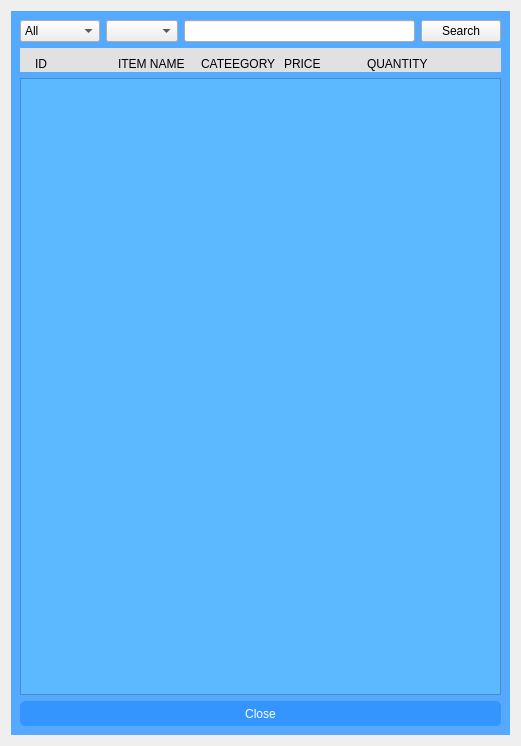
<?xml version="1.0" encoding="UTF-8"?>
<ui version="4.0">
 <class>AddOrderItem</class>
 <widget class="QWidget" name="AddOrderItem">
  <property name="geometry">
   <rect>
    <x>0</x>
    <y>0</y>
    <width>521</width>
    <height>746</height>
   </rect>
  </property>
  <property name="windowTitle">
   <string>Add To Cart</string>
  </property>
  <layout class="QVBoxLayout" name="verticalLayout">
   <item>
    <widget class="QWidget" name="window" native="true">
     <property name="styleSheet">
      <string notr="true">#window
{
	background-color: rgb(85, 170, 255)
}</string>
     </property>
     <layout class="QGridLayout" name="gridLayout">
      <property name="leftMargin">
       <number>9</number>
      </property>
      <property name="topMargin">
       <number>9</number>
      </property>
      <property name="rightMargin">
       <number>9</number>
      </property>
      <property name="bottomMargin">
       <number>9</number>
      </property>
      <item row="2" column="0">
       <widget class="QWidget" name="horizontalWidget" native="true">
        <property name="styleSheet">
         <string notr="true">background-color: rgb(225, 225, 225);
</string>
        </property>
        <layout class="QHBoxLayout" name="horizontalLayout_2">
         <property name="leftMargin">
          <number>15</number>
         </property>
         <property name="rightMargin">
          <number>1</number>
         </property>
         <property name="bottomMargin">
          <number>1</number>
         </property>
         <item>
          <widget class="QLabel" name="label_6">
           <property name="text">
            <string>ID</string>
           </property>
           <property name="margin">
            <number>0</number>
           </property>
          </widget>
         </item>
         <item>
          <widget class="QLabel" name="label_5">
           <property name="text">
            <string>ITEM NAME</string>
           </property>
          </widget>
         </item>
         <item>
          <widget class="QLabel" name="label_4">
           <property name="text">
            <string>CATEEGORY</string>
           </property>
          </widget>
         </item>
         <item>
          <widget class="QLabel" name="label_3">
           <property name="text">
            <string>PRICE</string>
           </property>
          </widget>
         </item>
         <item>
          <widget class="QLabel" name="label_2">
           <property name="maximumSize">
            <size>
             <width>100</width>
             <height>16777215</height>
            </size>
           </property>
           <property name="text">
            <string>QUANTITY</string>
           </property>
          </widget>
         </item>
         <item>
          <widget class="QLabel" name="label">
           <property name="minimumSize">
            <size>
             <width>50</width>
             <height>0</height>
            </size>
           </property>
           <property name="maximumSize">
            <size>
             <width>50</width>
             <height>16777215</height>
            </size>
           </property>
           <property name="text">
            <string/>
           </property>
          </widget>
         </item>
        </layout>
       </widget>
      </item>
      <item row="3" column="0">
       <widget class="QScrollArea" name="scrollArea">
        <property name="styleSheet">
         <string notr="true">#scrollArea,#scrollAreaWidgetContents
{
	background-color: rgb(92, 185, 255)
}</string>
        </property>
        <property name="widgetResizable">
         <bool>true</bool>
        </property>
        <widget class="QWidget" name="scrollAreaWidgetContents">
         <property name="geometry">
          <rect>
           <x>0</x>
           <y>0</y>
           <width>483</width>
           <height>618</height>
          </rect>
         </property>
         <layout class="QVBoxLayout" name="verticalLayout_2">
          <property name="leftMargin">
           <number>0</number>
          </property>
          <property name="topMargin">
           <number>0</number>
          </property>
          <property name="rightMargin">
           <number>0</number>
          </property>
          <property name="bottomMargin">
           <number>0</number>
          </property>
          <item>
           <widget class="QWidget" name="widget" native="true">
            <layout class="QVBoxLayout" name="verticalLayout_3">
             <property name="leftMargin">
              <number>0</number>
             </property>
             <property name="rightMargin">
              <number>0</number>
             </property>
             <property name="bottomMargin">
              <number>0</number>
             </property>
             <item>
              <layout class="QVBoxLayout" name="displayAddOrder"/>
             </item>
             <item>
              <spacer name="verticalSpacer">
               <property name="orientation">
                <enum>Qt::Vertical</enum>
               </property>
               <property name="sizeHint" stdset="0">
                <size>
                 <width>20</width>
                 <height>375</height>
                </size>
               </property>
              </spacer>
             </item>
            </layout>
           </widget>
          </item>
         </layout>
        </widget>
       </widget>
      </item>
      <item row="1" column="0">
       <layout class="QHBoxLayout" name="horizontalLayout">
        <item>
         <widget class="QComboBox" name="menuColumn">
          <item>
           <property name="text">
            <string>All</string>
           </property>
          </item>
          <item>
           <property name="text">
            <string>ID</string>
           </property>
          </item>
          <item>
           <property name="text">
            <string>Name</string>
           </property>
          </item>
          <item>
           <property name="text">
            <string>Category</string>
           </property>
          </item>
          <item>
           <property name="text">
            <string>Price</string>
           </property>
          </item>
         </widget>
        </item>
        <item>
         <widget class="QComboBox" name="categoryList"/>
        </item>
        <item>
         <widget class="QLineEdit" name="SearchTextBox"/>
        </item>
        <item>
         <widget class="QPushButton" name="btnSearch">
          <property name="text">
           <string>Search</string>
          </property>
         </widget>
        </item>
       </layout>
      </item>
      <item row="4" column="0">
       <widget class="QPushButton" name="pushButton">
        <property name="minimumSize">
         <size>
          <width>0</width>
          <height>25</height>
         </size>
        </property>
        <property name="styleSheet">
         <string notr="true">background-color: #3495fe;
color: white;
border-radius:5px;</string>
        </property>
        <property name="text">
         <string>Close</string>
        </property>
       </widget>
      </item>
     </layout>
    </widget>
   </item>
  </layout>
 </widget>
 <resources/>
 <connections/>
</ui>
